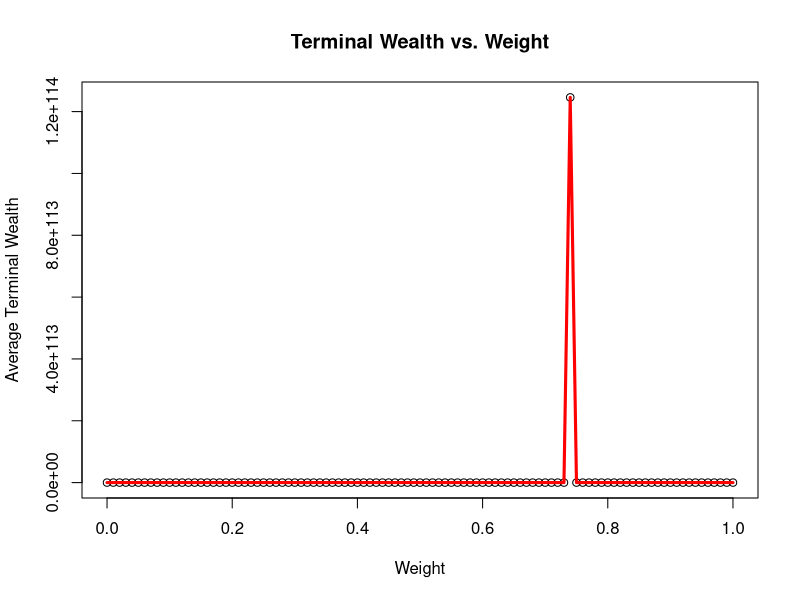

Write R code to recreate this figure.
### Assignment 1: Project 1 ###

rm(list = ls()) # Clean up the memory

# Step 1: Set up input parameters: 
mu <- 0.2
sigma <- 0.5
W0 <- 1
N_Rounds <- 2500
N_Simulation <- 50
Weight_Min <- 0
Weight_Max <- 1
Search_Step <- 0.01

# Step 2: Set up a vector to store the average terminal wealth for each weight 
vec_All_Weights <- seq(Weight_Min, Weight_Max, by = Search_Step)
N_Of_Weights <- length(vec_All_Weights)

# Step 3: Triple loop
# Loop 1 goes over each possible weight. For each weight, get the average 
# terminal wealth after multiple simulations
# Set up a vector to store all the terminal wealth for each simulation 
vec_Avg_Terminal_Wealth <- matrix(0, N_Of_Weights, 1) 

for (i in 1:N_Of_Weights) {
  This_Weight <- vec_All_Weights[i] # Grab the i'th weight in vec_All_Weights
  
  # Loop 2 repeats the simulation for N_Simulation times
  vec_Terminal_Wealth <- matrix(0, N_Simulation, 1) # To store simulated terminal wealth
  
  for (j in 1:N_Simulation) {
    # Loop 3 goes over each round of bet with double or nothing
    vec_Wealth <- matrix(0, N_Rounds, 1)
    vec_Wealth[1] <- W0 # Starting wealth
    
    for (k in 2:N_Rounds) {
      # Simulate the return for this period: Normal with (mu, sigma)
      today_return <- rnorm(1, mean = mu, sd = sigma)
      
      # Update the wealth: Wealth * (1 + w * today_return)
      vec_Wealth[k] <- vec_Wealth[k-1] * (1 + This_Weight * today_return)
      
      # Wipe out test: If wealth is negative, set it to 0
      if (vec_Wealth[k] < 0) {
        vec_Wealth[k] <- 0
        break  # Stop the simulation if wealth is wiped out
      }
    }  # end of loop k
    
    # Save the terminal wealth of this simulation
    vec_Terminal_Wealth[j] <- vec_Wealth[length(vec_Wealth)] # The last wealth value
  }  # end of loop j
  
  # Calculate the average terminal wealth of all these simulations for a particular weight
  vec_Avg_Terminal_Wealth[i] <- mean(vec_Terminal_Wealth)
  print(i)
}  # end of loop i


# Step 4: Report the avg terminal wealth for different weights
# Plot the avg terminal wealth over different weights
plot(vec_All_Weights, vec_Avg_Terminal_Wealth, 
     xlab = "Weight", 
     ylab = "Average Terminal Wealth",
     main = "Terminal Wealth vs. Weight")
lines(vec_All_Weights, vec_Avg_Terminal_Wealth, col = "red", lwd = 3)


# Report the optimal weight
Opt_Weight_Index <- which.max(vec_Avg_Terminal_Wealth) # Find the index of opt weight
Opt_Weight <- vec_All_Weights[Opt_Weight_Index]  # Fetch the value of opt weight 
print(Opt_Weight)